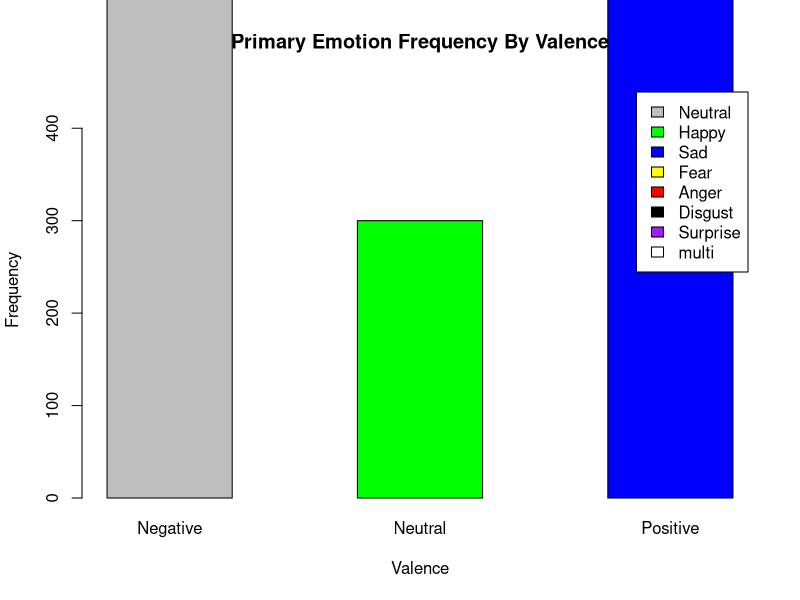

This chart was generated by the following R code: (Note: this script raises an error after producing the figure.)
library(reshape2)
library(ggplot2)
library(plyr)
library(gridExtra)
library(lubridate)
library(data.table)
Random <- read.csv("Random.csv")
PrimaryEmotions <- table(Random$primary, Random$valence)
barplot(PrimaryEmotions, main="Primary Emotion Frequency By Valence", xlab="Valence", ylab="Frequency", col=c("gray", "green", "blue","yellow","red","black","purple","white"), names.arg=c("Negative","Neutral","Positive"), legend = c("Neutral","Happy","Sad","Fear","Anger","Disgust","Surprise","multi"), ylim=c(0,450), beside=TRUE)
dev.copy2pdf(file='PrimaryEmotions.pdf')

emotionColumns <- c("neutral","happy","sad","fear","anger","disgust","surprise")
emotionColumnsValence <- c("neutral","happy","sad","fear","anger","disgust","surprise","valence")
Emotions <- Random[, match(emotionColumnsValence, names(Random))]
Emotions$valence <- as.character(Emotions$valence)
Melted <- melt(Emotions, id.vars = "valence", measure.vars = emotionColumns)
Melted <- Melted[Melted$value > 0,]

Melted2 <- count(Melted, c('variable','value','valence'))

Negative <- Melted2[Melted2$valence == -1,]
Positive <- Melted2[Melted2$valence == 1,]
Neutral <- Melted2[Melted2$valence == 0,]

plotNegative <- qplot(
Negative$variable,Negative$value,
aes(x=Negative$variable,y=Negative$value),
  xlab = "Emotion",
  ylab = "Weight",
  alpha=I(0.7)
) + geom_point(aes(size=Negative$freq), col="red")

plotNeutral <- qplot(
  Neutral$variable,Neutral$value,
  aes(x=Neutral$variable,y=Neutral$value),
  vxlab = "Emotion",
  ylab = "Weight",
  alpha=I(0.7)
  ) + geom_point(aes(size=Neutral$freq), col="gray")

plotPositive <- qplot(
  Positive$variable,Positive$value,
  aes(x=Positive$variable,y=Positive$value),
  xlab = "Emotion",
  ylab = "Weight",
  alpha=I(0.7)
) + geom_point(aes(size=Positive$freq), col="green")

chartList <- list(plotNegative, plotNeutral, plotPositive)
do.call(grid.arrange, c(chartList, list(ncol=2)))
dev.copy2pdf(file='EmotionsVsWeight.pdf', paper="a4r")

colSds <- function(x) {x}
RandomFormatted <- Random
RandomFormatted$date <- parse_date_time(RandomFormatted$date, orders="ymd")
RandomFormatted$month <- format(RandomFormatted$date, "%m")
RandomSummary <- sapply(split(RandomFormatted[,c(9:15)], list(RandomFormatted$month, RandomFormatted$valence)), FUN=colMeans)
RandomSummary <- t(RandomSummary)

#RandomSummaryNeut <- as.data.frame(RandomFormatted[,c("neutral","month","valence")])
#RandomSummaryHappy <- RandomFormatted[,c("happy","month","valence")]
#RandomSummarySad <- RandomFormatted[,c("sad","month","valence")]
#RandomSummaryFear <- RandomFormatted[,c("fear","month","valence")]
#RandomSummaryAnger <- RandomFormatted[,c("anger","month","valence")]
#RandomSummaryDisgust <- RandomFormatted[,c("disgust","month","valence")]
#RandomSummarySurprise <- RandomFormatted[,c("surprise","month","valence")]

#RandomSummaryNeutSd <- sapply(split(RandomSummaryNeut[,1], list(RandomSummaryNeut$month, RandomSummaryNeut$valence)), FUN=sd)
#RandomSummaryHappySd <- t(sapply(split(RandomSummaryHappy[,1], list(RandomSummaryHappy$month, RandomSummaryHappy$valence)), FUN=sd))
#RandomSummarySadSd <- t(sapply(split(RandomSummarySad[,1], list(RandomSummarySad$month, RandomSummarySad$valence)), FUN=sd))
#RandomSummaryFearSd <- t(sapply(split(RandomSummaryFear[,1], list(RandomSummaryFear$month, RandomSummaryFear$valence)), FUN=sd))
#RandomSummaryAngerSd <- t(sapply(split(RandomSummaryAnger[,1], list(RandomSummaryAnger$month, RandomSummaryAnger$valence)), FUN=sd))
#RandomSummaryDisgustSd <- t(sapply(split(RandomSummaryDisgust[,1], list(RandomSummaryDisgust$month, RandomSummaryDisgust$valence)), FUN=sd))
#RandomSummarySurpriseSd <- t(sapply(split(RandomSummarySurprise[,1], list(RandomSummarySurprise$month, RandomSummarySurprise$valence)), FUN=sd))

RandomFinal <- data.frame(RandomSummary)
RandomFinal <- setDT(RandomFinal, keep.rownames = TRUE)[]
Split <- t(as.data.frame(strsplit(RandomFinal$rn, split="\\.")))
RandomFinal$month <- Split[,1]
RandomFinal$valence <- Split[,2]
RandomFinal$rn <- NULL
SampleCount <- count(RandomFormatted, c("month","valence"))
SampleCountNeg <- SampleCount[SampleCount$valence == "-1",c("month","freq")]
SampleCountNeu <- SampleCount[SampleCount$valence == "0",c("month","freq")]
SampleCountPos <- SampleCount[SampleCount$valence == "1",c("month","freq")]
RandomFinalNeg <- RandomFinal[RandomFinal$valence == "-1",]
RandomFinalNeg$valence <- NULL
RandomFinalNeu <- RandomFinal[RandomFinal$valence == "0",]
RandomFinalNeu$valence <- NULL
RandomFinalPos <- RandomFinal[RandomFinal$valence == "1",]
RandomFinalPos$valence <- NULL
RandomFinalNeg$count <- SampleCountNeg$freq
RandomFinalNeu$count <- SampleCountNeu$freq
RandomFinalNeu <- RandomFinalNeu[1:9,]
RandomFinalPos$count <- SampleCountPos$freq

VectorTotal <- c(0,0,0,0,0,0,0)
maxRange <- nrow(RandomFinalNeg)
CountSum <- sum(RandomFinalNeg$count)
for(i in 1:maxRange)
{
  Count <- RandomFinalNeg$count
  Vector <- as.numeric(RandomFinalNeg[i,])
  Vector <- Vector[1:7]
  VectorWeighted <- Vector *  (Count[i] / CountSum)
  VectorTotal <- VectorTotal + VectorWeighted
}

NegTotal <- t(as.data.frame(VectorTotal))
NegTotal <- cbind(NegTotal,"-1")
colnames(NegTotal) <- emotionColumnsValence

VectorTotal <- c(0,0,0,0,0,0,0)
maxRange <- nrow(RandomFinalNeu)
CountSum <- sum(RandomFinalNeu$count)
for(i in 1:maxRange)
{
  Count <- RandomFinalNeu$count
  Vector <- as.numeric(RandomFinalNeu[i,])
  Vector <- Vector[1:7]
  VectorWeighted <- Vector *  (Count[i] / CountSum)
  VectorTotal <- VectorTotal + VectorWeighted
}

NeuTotal <- t(as.data.frame(VectorTotal))
NeuTotal = cbind(NeuTotal,"0")
colnames(NeuTotal) <- emotionColumnsValence

VectorTotal <- c(0,0,0,0,0,0,0)
maxRange <- nrow(RandomFinalPos)
CountSum <- sum(RandomFinalPos$count)
for(i in 1:maxRange)
{
  Count <- RandomFinalPos$count
  Vector <- as.numeric(RandomFinalPos[i,])
  Vector <- Vector[1:7]
  VectorWeighted <- Vector *  (Count[i] / CountSum)
  VectorTotal <- VectorTotal + VectorWeighted
}

PosTotal <- t(as.data.frame(VectorTotal))
PosTotal <- cbind(PosTotal, "1")
colnames(PosTotal) <- emotionColumnsValence

EmotionFactors <- as.factor(emotionColumns)

plotNegative <- qplot(
  EmotionFactors,NegTotal[1:7],
  xlab = "Emotion",
  ylab = "Weight",
  alpha=I(0.7)
) + 
  geom_line(col="red", aes(group=1)) +
  ggtitle("Average Weight by Emotion\n(Negative)")

plotNeutral <- qplot(
  EmotionFactors,NeuTotal[1:7],
  xlab = "Emotion",
  ylab = "Weight",
  alpha=I(0.7)
) + 
  geom_line(col="gray", aes(group=1)) +
  ggtitle("Average Weight by Emotion\n(Neutral)")

plotPositive <- qplot(
  EmotionFactors,PosTotal[1:7],
  xlab = "Emotion",
  ylab = "Weight",
  alpha=I(0.7)
) + 
  geom_line(col="green", aes(group=1)) +
  ggtitle("Average Weight by Emotion\n(Positive)")

chartList <- list(plotNegative, plotNeutral, plotPositive)
do.call(grid.arrange, c(chartList, list(ncol=2)))
dev.copy2pdf(file='AverageRandomWeights.pdf', width=10)

barplot(PrimaryEmotions, main="Primary Emotion Frequency By Valence", xlab="Valence", ylab="Frequency", col=c("gray", "green", "blue","yellow","red","black","purple","white"), names.arg=c("Negative","Neutral","Positive"), legend = c("Neutral","Happy","Sad","Fear","Anger","Disgust","Surprise","multi"), ylim=c(0,450), beside=TRUE)
dev.copy2pdf(file='PrimaryEmotions.pdf')
